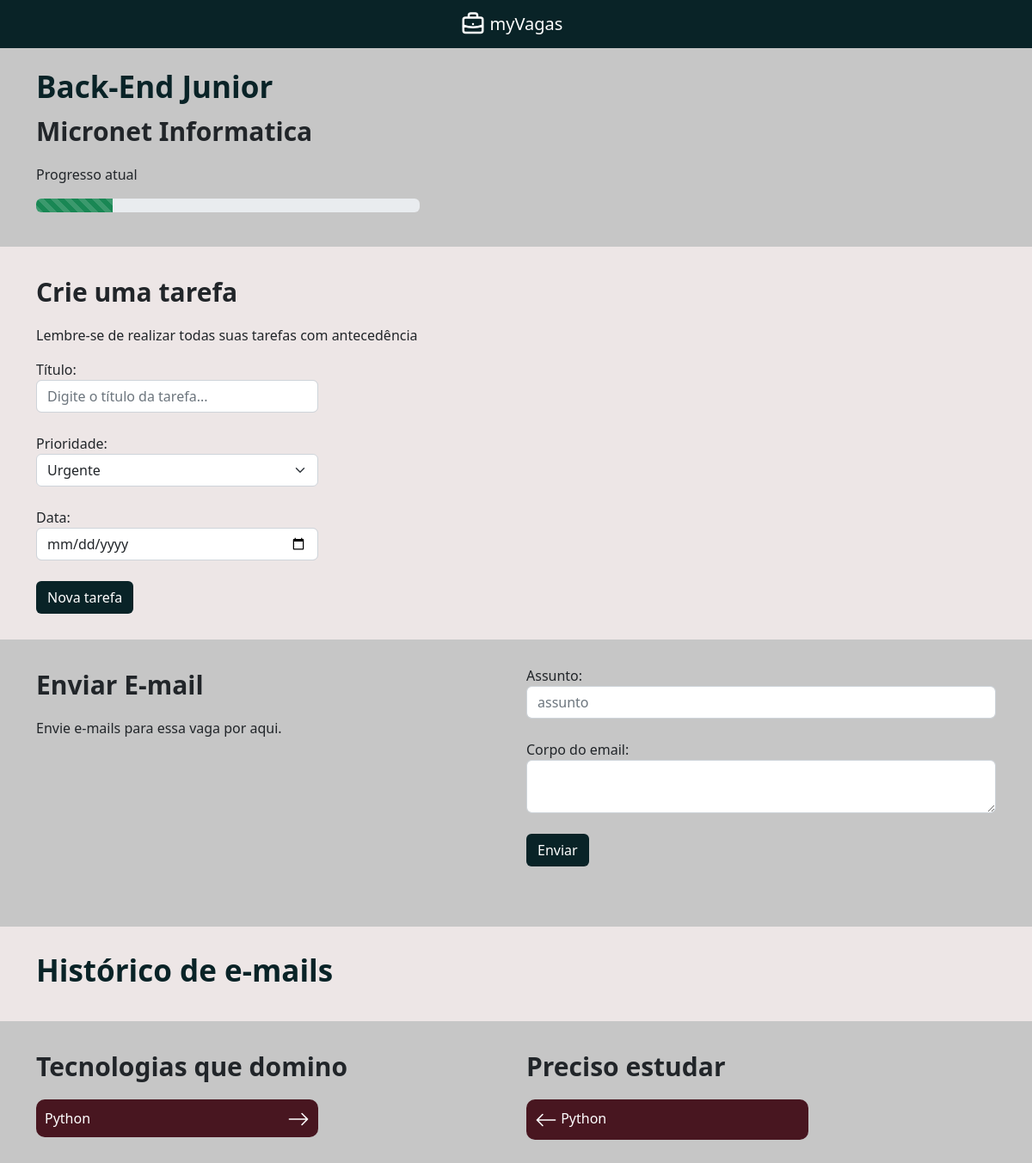
Before: /vagas/vaga/2 with the older database file.
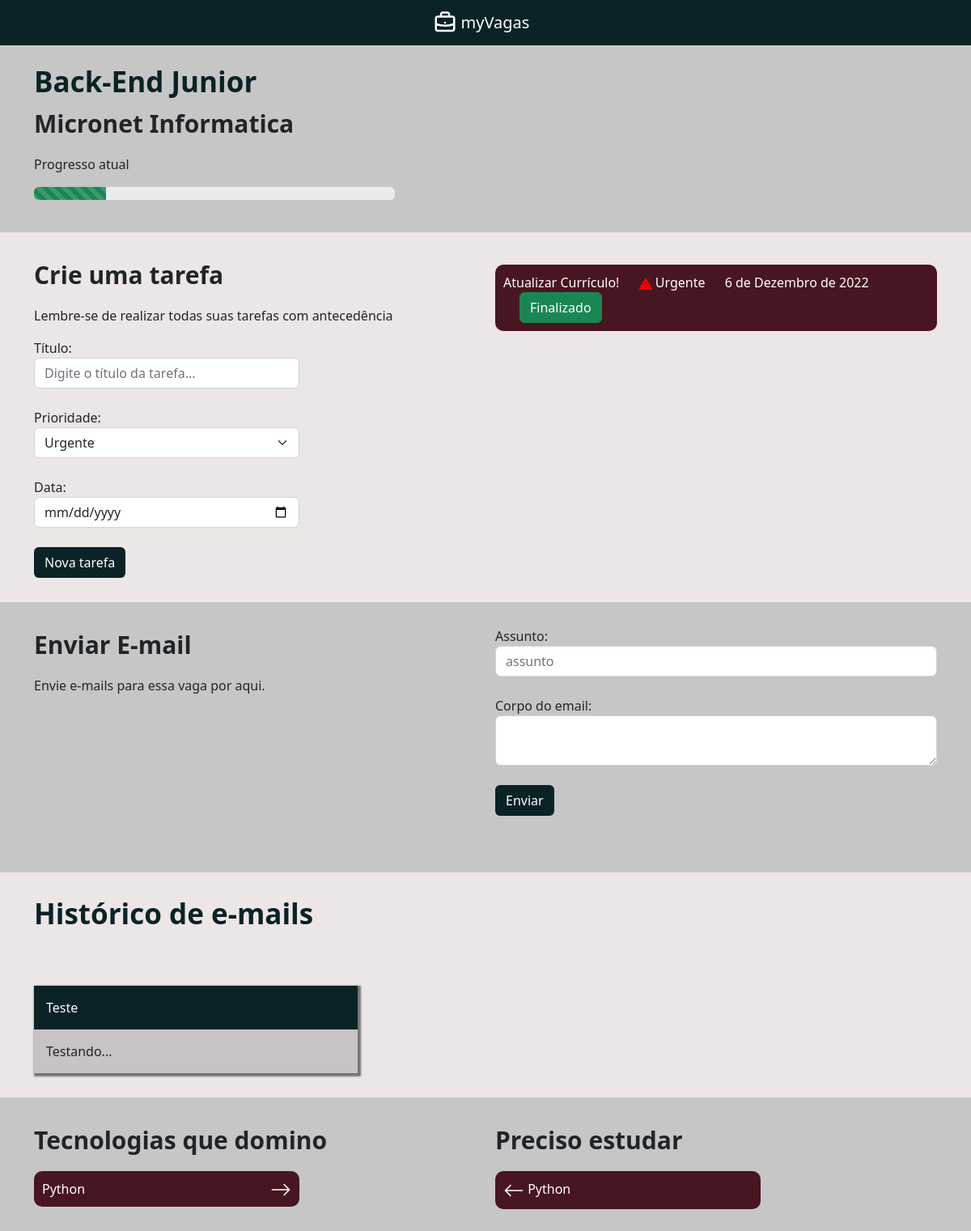
After: the same page with the newer database file.
### vagas/models.py (models this page shows, shortened)
class Tarefa(models.Model):
    choices_prioridade = (
        ('B', 'Baixa'),
        ('A', 'Alta'),
        ('U', 'Urgente')
    )
    vaga = models.ForeignKey(Vagas, on_delete=models.CASCADE)
    titulo = models.CharField(max_length=30)
    prioridade = models.CharField(max_length=1, choices=choices_prioridade)
    data = models.DateField()
    realizada = models.BooleanField(default=False)
    def icon(self):
        if self.prioridade == "U":
            classe = 'prioridade-vermelho'
        elif self.prioridade ==  "A":
            classe = 'prioridade-amarelo'
        elif self.prioridade == "B":
            classe = 'prioridade-verde'
        icon = f'''
                    <svg class="{classe}" xmlns="http://www.w3.org/2000/svg" width="16" height="16" fill="currentColor" class="bi bi-exclamation-triangle-fill" viewBox="0 0 16 16">
                        <path d="M8.982 1.566a1.13 1.13 0 0 0-1.96 0L.165 13.233c-.457.778.091 1.767.98 1.767h13.713c.889 0 1.438-.99.98-1.767L8.982 1.566zM8 5c.535 0 .954.462.9.995l-.35 3.507a.552.552 0 0 1-1.1 0L7.1 5.995A.905.905 0 0 1 8 5zm.002 6a1 1 0 1 1 0 2 1 1 0 0 1 0-2z"/>
                    </svg>
                '''
        return mark_safe(icon)

class Emails(models.Model):
    vaga = models.ForeignKey(Vagas, on_delete=models.DO_NOTHING)
    assunto = models.CharField(max_length=100)
    corpo = models.TextField()
    enviado = models.BooleanField()

### vagas/views.py (the view)
# urls.py: path('vaga/<int:id>', views.vaga, name="vaga"),
def vaga(request, id):
  vaga = get_object_or_404(Vagas, id=id)
  tarefas = Tarefa.objects.filter(vaga=vaga).filter(realizada=False)
  emails = Emails.objects.filter(vaga=vaga)
  return render(request, 'vaga.html', {'vaga':vaga, 'tarefas':tarefas, 'emails':emails})

### empresa/models.py (called while the page is built)
  def __str__(self):
    return self.nome

    def progresso(self):
      x = [((i+1)*20, j[0]) for i, j in enumerate(self.choices_status)]
      x = list(filter(lambda x: x[1] == self.status, x))[0][0]
      return x

### vagas/templates/vaga.html (shortened to what the changed rows need)
{% extends 'base.html' %}
{% load static %}
{% block 'head' %}
    <link rel="stylesheet" href="{% static 'vagas/css/vaga.css' %}">
{% endblock %}
{% block 'body' %}
    <div class="bg2">
        <div class="container">
            <div class="row">
                <div class="col-md">
                    {% for tarefa in tarefas %}
                        <div class="li-tarefa">
                            <label>{{tarefa.titulo}}</label>
                            <label class="prioridade-bloco">
                                {{tarefa.icon}}
                                {{tarefa.get_prioridade_display}}
                            </label>
                            <label class="prioridade-bloco">
                                {{tarefa.data}}
                            </label>
                            <label class="prioridade-bloco">
                                <a href="{% url 'realizar_tarefa' tarefa.id %}" class="btn btn-success">Finalizado</a>
                            </label>
                        </div>
                    {% endfor %}
                </div>
            </div>
        </div>
    </div>
    <div class="bg2">
        <div class="container">
            <div class="row">
                {% for email in emails %}
                    <div class="col-md">
                        <div class="box-email">
                            <div class="header-email">
                                {{email.assunto}}
                            </div>
                            <div class="body-email">
                                {{email.corpo}}
                            </div>
                        </div>
                    </div>
                {% endfor %}
            </div>
        </div>
    </div>
{% endblock %}

Changed rows visible on the page:
added Tarefa: titulo "Atualizar Currículo!", prioridade "Urgente", data "6 de Dezembro de 2022"
added Emails: assunto "Teste", corpo "Testando..."
